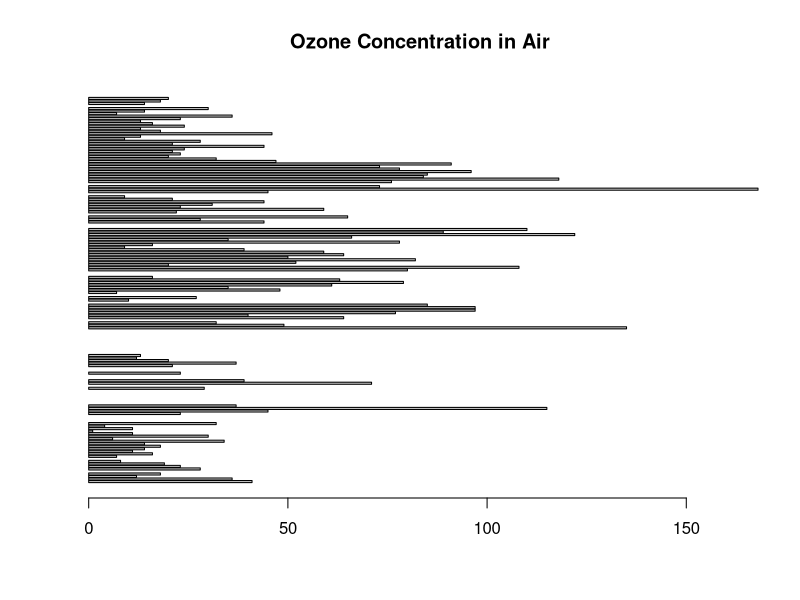

This chart was generated by the following R code:
help("airquality")


airquality


help(barplot)


barplot(airquality$Ozone,
        main = 'Ozone Concentration in Air',
        horiz = TRUE)
